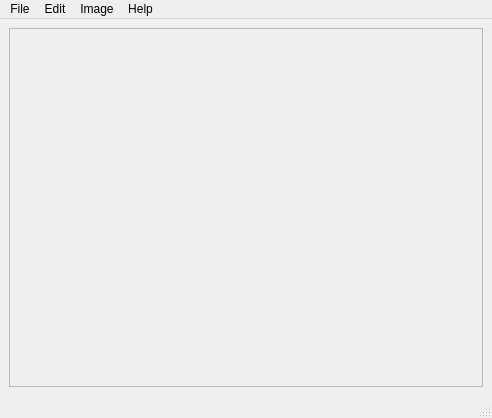
<?xml version="1.0" encoding="UTF-8"?>
<ui version="4.0">
 <class>ImageViewerUI</class>
 <widget class="QMainWindow" name="ImageViewerUI">
  <property name="geometry">
   <rect>
    <x>0</x>
    <y>0</y>
    <width>492</width>
    <height>418</height>
   </rect>
  </property>
  <property name="windowTitle">
   <string>Image Viewer</string>
  </property>
  <widget class="QWidget" name="centralwidget">
   <layout class="QGridLayout" name="gridLayout">
    <item row="0" column="0">
     <widget class="QFrame" name="imgFrame">
      <property name="sizePolicy">
       <sizepolicy hsizetype="MinimumExpanding" vsizetype="MinimumExpanding">
        <horstretch>0</horstretch>
        <verstretch>0</verstretch>
       </sizepolicy>
      </property>
      <property name="frameShape">
       <enum>QFrame::StyledPanel</enum>
      </property>
      <property name="frameShadow">
       <enum>QFrame::Raised</enum>
      </property>
     </widget>
    </item>
   </layout>
  </widget>
  <widget class="QMenuBar" name="menubar">
   <property name="geometry">
    <rect>
     <x>0</x>
     <y>0</y>
     <width>492</width>
     <height>26</height>
    </rect>
   </property>
   <widget class="QMenu" name="menuFile">
    <property name="title">
     <string>File</string>
    </property>
    <addaction name="actionLoad_Image"/>
    <addaction name="actionSave_Image"/>
    <addaction name="actionPrint_Image"/>
   </widget>
   <widget class="QMenu" name="menuEdit">
    <property name="title">
     <string>Edit</string>
    </property>
    <addaction name="actionCopy_Image"/>
   </widget>
   <widget class="QMenu" name="menuImage">
    <property name="title">
     <string>Image</string>
    </property>
    <addaction name="actionConvert_to_Data"/>
   </widget>
   <widget class="QMenu" name="menuHelp">
    <property name="layoutDirection">
     <enum>Qt::RightToLeft</enum>
    </property>
    <property name="title">
     <string>Help</string>
    </property>
    <addaction name="actionHow_To"/>
   </widget>
   <addaction name="menuFile"/>
   <addaction name="menuEdit"/>
   <addaction name="menuImage"/>
   <addaction name="menuHelp"/>
  </widget>
  <widget class="QStatusBar" name="statusbar"/>
  <action name="actionLoad_Image">
   <property name="text">
    <string>Load Image</string>
   </property>
  </action>
  <action name="actionSave_Image">
   <property name="text">
    <string>Save Image</string>
   </property>
  </action>
  <action name="actionPrint_Image">
   <property name="text">
    <string>Print Image</string>
   </property>
  </action>
  <action name="actionCopy_Image">
   <property name="text">
    <string>Copy</string>
   </property>
  </action>
  <action name="actionConvert_to_Data">
   <property name="text">
    <string>Convert to Data</string>
   </property>
  </action>
  <action name="actionHow_To">
   <property name="text">
    <string>How To</string>
   </property>
  </action>
 </widget>
 <resources/>
 <connections/>
</ui>
